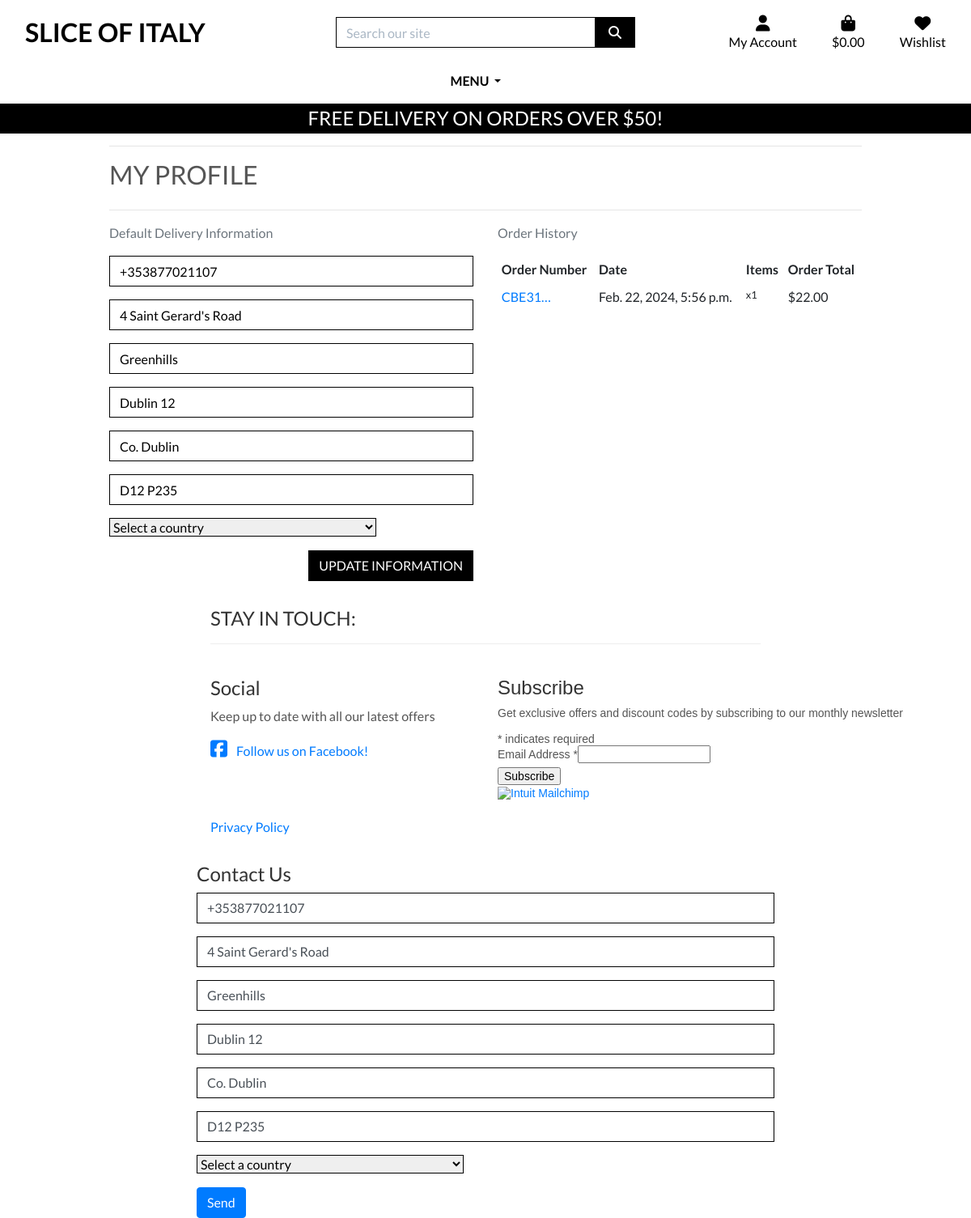
The page /profile/ (signed in) on the database as committed earlier.
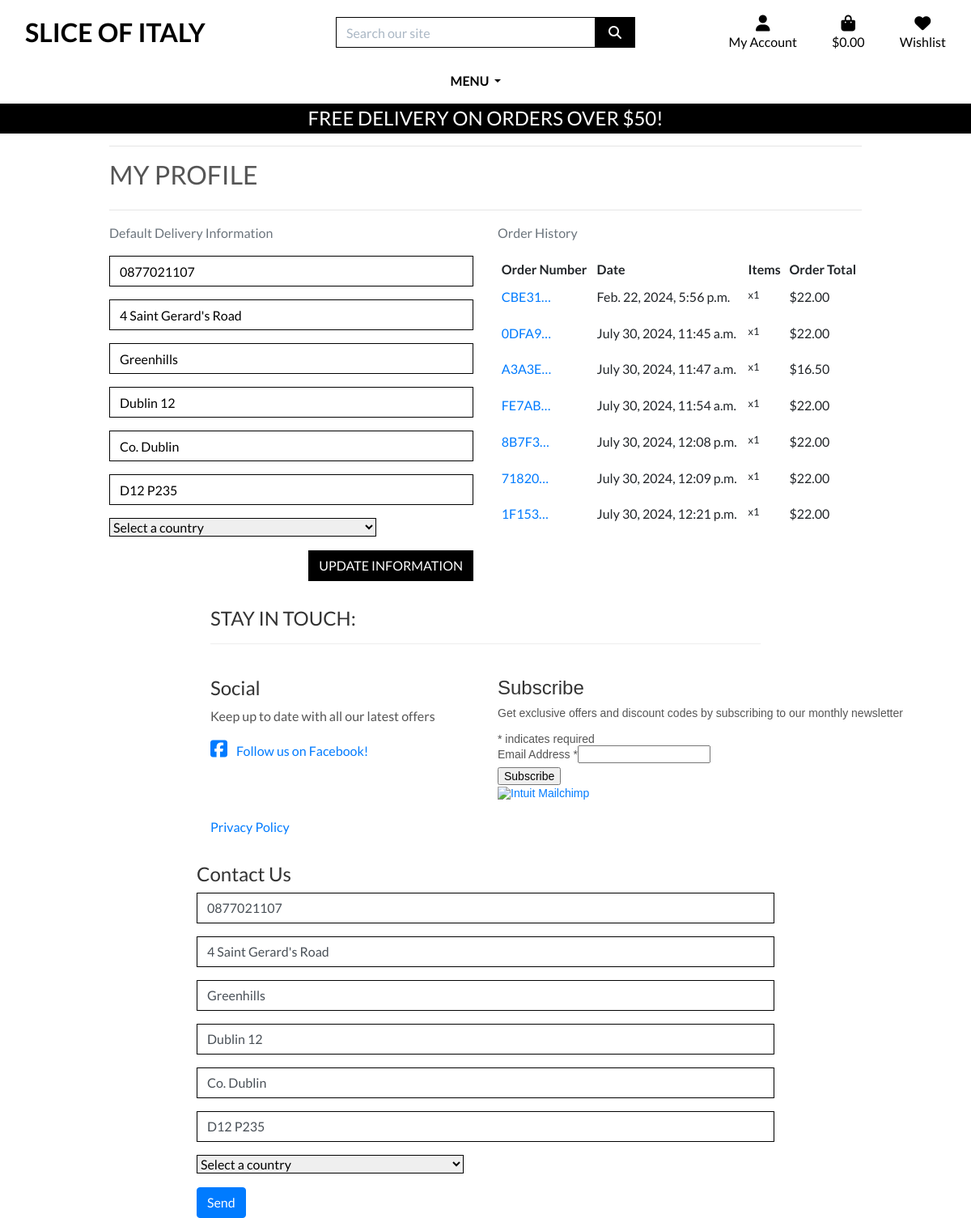
The same page on the database as committed later.
### profiles/models.py (models this page shows, shortened)
class UserProfile(models.Model):
    user = models.OneToOneField(User, on_delete=models.CASCADE)
    default_phone_number = models.CharField(max_length=20, null=True, blank=True)
    default_street_address1 = models.CharField(max_length=80, null=True, blank=True)
    default_street_address2 = models.CharField(max_length=80, null=True, blank=True)
    default_town_or_city = models.CharField(max_length=40, null=True, blank=True)
    default_county = models.CharField(max_length=80, null=True, blank=True)
    default_postcode = models.CharField(max_length=20, null=True, blank=True)
    default_country = CountryField(blank_label='Country', null=True, blank=True)

### checkout/models.py (models this page shows, shortened)
class Order(models.Model):
    order_number = models.CharField(max_length=32, null=False, editable=False)
    user_profile = models.ForeignKey(UserProfile, on_delete=models.SET_NULL,
                                     null=True, blank=True, related_name='orders')
    full_name = models.CharField(max_length=50, null=False, blank=False)
    email = models.EmailField(max_length=254, null=False, blank=False)
    phone_number = models.CharField(max_length=20, null=False, blank=False)
    postcode = models.CharField(max_length=20, null=True, blank=True)
    town_or_city = models.CharField(max_length=40, null=False, blank=False)
    street_address1 = models.CharField(max_length=80, null=False, blank=False)
    street_address2 = models.CharField(max_length=80, null=True, blank=True)
    county = models.CharField(max_length=80, null=True, blank=True)
    date = models.DateTimeField(auto_now_add=True)
    delivery_cost = models.DecimalField(max_digits=6, decimal_places=2, null=False, default=0)
    order_total = models.DecimalField(max_digits=10, decimal_places=2, null=False, default=0)
    grand_total = models.DecimalField(max_digits=10, decimal_places=2, null=False, default=0)
    original_bag = models.TextField(null=False, blank=False, default='')
    stripe_pid = models.CharField(max_length=254, null=False, blank=False, default='')

class OrderLineItem(models.Model):
    order = models.ForeignKey(Order, null=False, blank=False, on_delete=models.CASCADE, related_name='lineitems')
    pizza = models.ForeignKey(Pizza, null=False, blank=False, on_delete=models.CASCADE)
    quantity = models.IntegerField(null=False, blank=False, default=0)
    lineitem_total = models.DecimalField(max_digits=6, decimal_places=2, null=False, blank=False, editable=False)

### profiles/views.py (the view)
# urls.py: path('', views.profile, name='profile'),
@login_required
def profile(request):
    profile = get_object_or_404(UserProfile, user=request.user)
    if request.method == 'POST':
        form = UserProfileForm(request.POST, instance=profile)
        if form.is_valid():
            form.save()
            messages.success(request, 'Profile updated successfully')
        else:
            messages.error(request, 'Update failed. Please ensure the form is valid.')
    else:
        form = UserProfileForm(instance=profile)
    orders = profile.orders.all()
    template = 'profiles/profile.html'
    context = {
        'form': form,
        'orders': orders,
        'on_profile_page': True
    }
    return render(request, template, context)

### bag/contexts.py (called while the page is built, shortened)
def bag_contents(request):
    bag_items = []
    total = 0
    pizza_count = 0
    bag = request.session.get('bag', {})
    if total < settings.FREE_DELIVERY_THRESHOLD:
        delivery = total * Decimal(settings.STANDARD_DELIVERY_PERCENTAGE / 100)
        free_delivery_delta = settings.FREE_DELIVERY_THRESHOLD - total
    else:
        delivery = 0
        free_delivery_delta = 0
    grand_total = delivery + total
    context = {
        'bag_items': bag_items,
        'total': total,
        'pizza_count': pizza_count,
        'delivery': delivery,
        'free_delivery_delta': free_delivery_delta,
        'free_delivery_threshold': settings.FREE_DELIVERY_THRESHOLD,
        'grand_total': grand_total,
    }
    return context

### profiles/templates/profiles/profile.html (shortened to what this page needs)
{% extends "base.html" %}
{% load static %}
{% block extra_css %}
    <link rel="stylesheet" href="{% static 'profiles/static/css/profile.css' %}">
{% endblock %}
{% block page_header %}
    <div class="container header-container">
    </div>
{% endblock %}
{% block content %}
    <div class="container">
        <div class="row">
            <div class="col">
                <hr>
                <h2 class="logo-font mb-4">My Profile</h2>
                <hr>
            </div>
        </div>
        <div class="row">
            <div class="col-12 col-lg-6">
                <p class="text-muted">Default Delivery Information</p>
                <form class="mt-3" action="{% url 'profile' %}" method="POST" id="profile-update-form">
                    {{ form|crispy }}
                    <button class="btn btn-black rounded-0 text-uppercase float-right">Update Information</button>
                </form>
            </div>
            <div class="col-12 col-lg-6">
                <p class="text-muted">Order History</p>
                <div class="order-history table-responsive">
                    <table class="table table-sm table-borderless">
                        <thead>
                            <tr>
                                <th>Order Number</th>
                                <th>Date</th>
                                <th>Items</th>
                                <th>Order Total</th>
                            </tr>
                        </thead>
                        <tbody>
                            {% for order in orders %}
                                <tr>
                                    <td>
                                        <a href="{% url 'order_history' order.order_number %}"
                                        title="{{ order.order_number }}">
                                            {{ order.order_number|truncatechars:6 }}
                                        </a>
                                    </td>
                                    <td>{{ order.date }}</td>
                                    <td>
                                        <ul class="list-unstyled">
                                            {% for item in order.lineitems.all %}
                                                <li class="small">
                                                    {{ item.product.name }} x{{ item.quantity }}
                                                </li>
                                            {% endfor %}
                                        </ul>
                                    </td>
                                    <td>${{ order.grand_total }}</td>
                                </tr>
                            {% endfor %}
                        </tbody>
                    </table>
                </div>
            </div>
        </div>
{% endblock %}

### templates/base.html (shortened to what the changed rows need)
{% load static %}
<!doctype html>
<html lang="en">
<head>
    {% block corecss %}
    <link rel="stylesheet" href="https://stackpath.bootstrapcdn.com/bootstrap/4.4.1/css/bootstrap.min.css"
>
    <link rel="stylesheet" href="{% static 'css/base.css' %}">
    {% endblock %}
    {% block extra_css %}
    {% endblock %}
</head>
<body>
    <header class="container-fluid fixed-top">
        <div id="topnav" class="row bg-white pt-lg-2 d-none d-lg-flex">
            <div class="col-12 col-lg-4 my-auto py-1 py-lg-0 text-center text-lg-left">
                <a href="{% url 'home' %}" class="nav-link main-logo-link">
                    <h2 class="logo-font text-black my-0"><strong>Slice of Italy</strong></h2>
                </a>
            </div>
        </div>
    </header>
    {% block content %}
    {% endblock %}
    <footer class="container-wrapper">
        <div class="container quotes-container content-container">
            <section class="footer">
                <div class="row">
                    <div class="col-12 page-header mb-4">
                        <h2 class="text-uppercase">Stay in touch:</h2>
                    </div>
                </div>
                <div class="row">
                    <div class="col-12 col-md-6">
                        <div id="mc_embed_shell">
                            <link href="//cdn-images.mailchimp.com/embedcode/classic-061523.css" rel="stylesheet"
                                type="text/css">
                            <div id="mc_embed_signup">
                                <form
                                    action="https://herokuapp.us9.list-manage.com/subscribe/post?u=78f590359c396ba03aa1940ad&amp;id=badf9055eb&amp;f_id=005431e1f0"
                                    method="post" id="mc-embedded-subscribe-form" name="mc-embedded-subscribe-form"
                                    class="validate" target="_blank">
                                    <div id="mc_embed_signup_scroll">
                                        <h2>Subscribe</h2>
                                    </div>
                                </form>
                            </div>
                        </div>
                    </div>
                </div>
            </section>
        </div>
        <div class="container">
            <div class="row">
                <div class="col-md-12">
                    <form action="{% url 'contact' %}" method="post">
                        {{ form.as_p }}
                    </form>
                </div>
            </div>
        </div>
    </footer>
</body>
</html>

Rows that differ between the two databases and show on the page:
changed UserProfile "4 Saint Gerard's Road": default_phone_number "+353877021107" → "0877021107"
added Order: order_number "0DFA9…", date "July 30, 2024, 11:45 a.m.", grand_total "22.00"
added OrderLineItem: quantity "1", shown under "0DFA9…"
added Order: order_number "A3A3E…", date "July 30, 2024, 11:47 a.m.", grand_total "16.50"
added OrderLineItem: quantity "1", shown under "A3A3E…"
added Order: order_number "FE7AB…", date "July 30, 2024, 11:54 a.m.", grand_total "22.00"
added OrderLineItem: quantity "1", shown under "FE7AB…"
added Order: order_number "8B7F3…", date "July 30, 2024, 12:08 p.m.", grand_total "22.00"
added OrderLineItem: quantity "1", shown under "8B7F3…"
added Order: order_number "71820…", date "July 30, 2024, 12:09 p.m.", grand_total "22.00"
added OrderLineItem: quantity "1", shown under "71820…"
added Order: order_number "1F153…", date "July 30, 2024, 12:21 p.m.", grand_total "22.00"
added OrderLineItem: quantity "1", shown under "1F153…"
